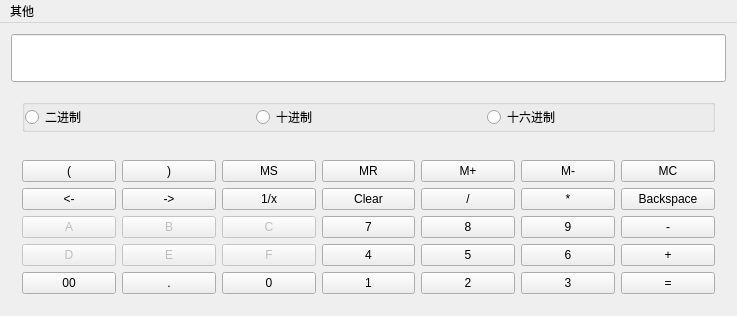
<?xml version="1.0" encoding="UTF-8"?>
<ui version="4.0">
 <class>MainWindow</class>
 <widget class="QMainWindow" name="MainWindow">
  <property name="geometry">
   <rect>
    <x>0</x>
    <y>0</y>
    <width>737</width>
    <height>316</height>
   </rect>
  </property>
  <property name="sizePolicy">
   <sizepolicy hsizetype="Preferred" vsizetype="Preferred">
    <horstretch>0</horstretch>
    <verstretch>0</verstretch>
   </sizepolicy>
  </property>
  <property name="minimumSize">
   <size>
    <width>737</width>
    <height>316</height>
   </size>
  </property>
  <property name="maximumSize">
   <size>
    <width>737</width>
    <height>316</height>
   </size>
  </property>
  <property name="windowTitle">
   <string>科学计算器</string>
  </property>
  <widget class="QWidget" name="centralWidget">
   <layout class="QVBoxLayout" name="verticalLayout">
    <item>
     <widget class="myLineEdit" name="Display">
      <property name="enabled">
       <bool>true</bool>
      </property>
      <property name="sizePolicy">
       <sizepolicy hsizetype="Expanding" vsizetype="Expanding">
        <horstretch>0</horstretch>
        <verstretch>0</verstretch>
       </sizepolicy>
      </property>
     </widget>
    </item>
    <item>
     <widget class="QWidget" name="widget_2" native="true">
      <property name="sizePolicy">
       <sizepolicy hsizetype="Preferred" vsizetype="Fixed">
        <horstretch>0</horstretch>
        <verstretch>0</verstretch>
       </sizepolicy>
      </property>
      <layout class="QHBoxLayout" name="horizontalLayout_3">
       <item>
        <widget class="QGroupBox" name="groupBox">
         <property name="sizePolicy">
          <sizepolicy hsizetype="Preferred" vsizetype="Fixed">
           <horstretch>0</horstretch>
           <verstretch>0</verstretch>
          </sizepolicy>
         </property>
         <property name="title">
          <string/>
         </property>
         <layout class="QHBoxLayout" name="horizontalLayout">
          <property name="leftMargin">
           <number>0</number>
          </property>
          <property name="topMargin">
           <number>0</number>
          </property>
          <property name="rightMargin">
           <number>0</number>
          </property>
          <property name="bottomMargin">
           <number>0</number>
          </property>
          <item>
           <widget class="QRadioButton" name="rBtn2">
            <property name="text">
             <string>二进制</string>
            </property>
           </widget>
          </item>
          <item>
           <widget class="QRadioButton" name="rBtn10">
            <property name="text">
             <string>十进制</string>
            </property>
           </widget>
          </item>
          <item>
           <widget class="QRadioButton" name="rBtn16">
            <property name="text">
             <string>十六进制</string>
            </property>
           </widget>
          </item>
         </layout>
        </widget>
       </item>
      </layout>
     </widget>
    </item>
    <item>
     <widget class="QWidget" name="widget" native="true">
      <property name="enabled">
       <bool>true</bool>
      </property>
      <property name="sizePolicy">
       <sizepolicy hsizetype="Preferred" vsizetype="Preferred">
        <horstretch>0</horstretch>
        <verstretch>0</verstretch>
       </sizepolicy>
      </property>
      <layout class="QGridLayout" name="gridLayout">
       <item row="0" column="0">
        <widget class="QPushButton" name="LeftBracketBtn">
         <property name="text">
          <string>(</string>
         </property>
        </widget>
       </item>
       <item row="0" column="1">
        <widget class="QPushButton" name="RightBracketBtn">
         <property name="text">
          <string>)</string>
         </property>
        </widget>
       </item>
       <item row="0" column="2">
        <widget class="QPushButton" name="MSBtn">
         <property name="text">
          <string>MS</string>
         </property>
        </widget>
       </item>
       <item row="0" column="3">
        <widget class="QPushButton" name="MRBtn">
         <property name="text">
          <string>MR</string>
         </property>
        </widget>
       </item>
       <item row="0" column="4">
        <widget class="QPushButton" name="MplusBtn">
         <property name="text">
          <string>M+</string>
         </property>
        </widget>
       </item>
       <item row="0" column="5">
        <widget class="QPushButton" name="MsubBtn">
         <property name="text">
          <string>M-</string>
         </property>
        </widget>
       </item>
       <item row="0" column="6">
        <widget class="QPushButton" name="MCBtn">
         <property name="text">
          <string>MC</string>
         </property>
        </widget>
       </item>
       <item row="1" column="0">
        <widget class="QPushButton" name="LeftCursorBtn">
         <property name="text">
          <string>&lt;-</string>
         </property>
        </widget>
       </item>
       <item row="1" column="1">
        <widget class="QPushButton" name="RightCursorBtn">
         <property name="text">
          <string>-&gt;</string>
         </property>
        </widget>
       </item>
       <item row="1" column="2">
        <widget class="QPushButton" name="RecBtn">
         <property name="text">
          <string>1/x</string>
         </property>
        </widget>
       </item>
       <item row="1" column="3">
        <widget class="QPushButton" name="ClearBtn">
         <property name="text">
          <string>Clear</string>
         </property>
        </widget>
       </item>
       <item row="1" column="4">
        <widget class="QPushButton" name="DivBtn">
         <property name="text">
          <string>/</string>
         </property>
        </widget>
       </item>
       <item row="1" column="5">
        <widget class="QPushButton" name="MulBtn">
         <property name="text">
          <string>*</string>
         </property>
        </widget>
       </item>
       <item row="1" column="6">
        <widget class="QPushButton" name="BackspaceBtn">
         <property name="text">
          <string>Backspace</string>
         </property>
        </widget>
       </item>
       <item row="2" column="0">
        <widget class="QPushButton" name="ABtn">
         <property name="enabled">
          <bool>false</bool>
         </property>
         <property name="text">
          <string>A</string>
         </property>
        </widget>
       </item>
       <item row="2" column="1">
        <widget class="QPushButton" name="BBtn">
         <property name="enabled">
          <bool>false</bool>
         </property>
         <property name="text">
          <string>B</string>
         </property>
        </widget>
       </item>
       <item row="2" column="2">
        <widget class="QPushButton" name="CBtn">
         <property name="enabled">
          <bool>false</bool>
         </property>
         <property name="text">
          <string>C</string>
         </property>
        </widget>
       </item>
       <item row="2" column="3">
        <widget class="QPushButton" name="SevenBtn">
         <property name="text">
          <string>7</string>
         </property>
        </widget>
       </item>
       <item row="2" column="4">
        <widget class="QPushButton" name="EightBtn">
         <property name="text">
          <string>8</string>
         </property>
        </widget>
       </item>
       <item row="2" column="5">
        <widget class="QPushButton" name="NineBtn">
         <property name="text">
          <string>9</string>
         </property>
        </widget>
       </item>
       <item row="2" column="6">
        <widget class="QPushButton" name="SubBtn">
         <property name="text">
          <string>-</string>
         </property>
        </widget>
       </item>
       <item row="3" column="0">
        <widget class="QPushButton" name="DBtn">
         <property name="enabled">
          <bool>false</bool>
         </property>
         <property name="text">
          <string>D</string>
         </property>
        </widget>
       </item>
       <item row="3" column="1">
        <widget class="QPushButton" name="EBtn">
         <property name="enabled">
          <bool>false</bool>
         </property>
         <property name="text">
          <string>E</string>
         </property>
        </widget>
       </item>
       <item row="3" column="2">
        <widget class="QPushButton" name="FBtn">
         <property name="enabled">
          <bool>false</bool>
         </property>
         <property name="text">
          <string>F</string>
         </property>
        </widget>
       </item>
       <item row="4" column="0">
        <widget class="QPushButton" name="DoubleZeroBtn">
         <property name="text">
          <string>00</string>
         </property>
        </widget>
       </item>
       <item row="3" column="3">
        <widget class="QPushButton" name="FourBtn">
         <property name="text">
          <string>4</string>
         </property>
        </widget>
       </item>
       <item row="3" column="4">
        <widget class="QPushButton" name="FiveBtn">
         <property name="text">
          <string>5</string>
         </property>
        </widget>
       </item>
       <item row="3" column="5">
        <widget class="QPushButton" name="SixBtn">
         <property name="text">
          <string>6</string>
         </property>
        </widget>
       </item>
       <item row="3" column="6">
        <widget class="QPushButton" name="AddBtn">
         <property name="text">
          <string>+</string>
         </property>
        </widget>
       </item>
       <item row="4" column="1">
        <widget class="QPushButton" name="PointBtn">
         <property name="text">
          <string>.</string>
         </property>
        </widget>
       </item>
       <item row="4" column="2">
        <widget class="QPushButton" name="ZeroBtn">
         <property name="text">
          <string>0</string>
         </property>
        </widget>
       </item>
       <item row="4" column="3">
        <widget class="QPushButton" name="OneBtn">
         <property name="text">
          <string>1</string>
         </property>
        </widget>
       </item>
       <item row="4" column="4">
        <widget class="QPushButton" name="TwoBtn">
         <property name="text">
          <string>2</string>
         </property>
        </widget>
       </item>
       <item row="4" column="5">
        <widget class="QPushButton" name="ThreeBtn">
         <property name="text">
          <string>3</string>
         </property>
        </widget>
       </item>
       <item row="4" column="6">
        <widget class="QPushButton" name="EqualBtn">
         <property name="text">
          <string>=</string>
         </property>
        </widget>
       </item>
      </layout>
     </widget>
    </item>
   </layout>
  </widget>
  <widget class="QMenuBar" name="menuBar">
   <property name="geometry">
    <rect>
     <x>0</x>
     <y>0</y>
     <width>737</width>
     <height>26</height>
    </rect>
   </property>
   <widget class="QMenu" name="menu">
    <property name="title">
     <string>其他</string>
    </property>
    <addaction name="actioncompare"/>
    <addaction name="separator"/>
    <addaction name="actiongongyueshu"/>
    <addaction name="separator"/>
    <addaction name="actionaboutWriter"/>
   </widget>
   <addaction name="menu"/>
  </widget>
  <action name="actioncompare">
   <property name="text">
    <string>比较大小</string>
   </property>
  </action>
  <action name="actiongongyueshu">
   <property name="text">
    <string>求公约数和最小公倍数</string>
   </property>
  </action>
  <action name="actiongbs">
   <property name="text">
    <string>求最小公倍数</string>
   </property>
  </action>
  <action name="actionaboutWriter">
   <property name="text">
    <string>关于作者</string>
   </property>
  </action>
 </widget>
 <layoutdefault spacing="6" margin="11"/>
 <customwidgets>
  <customwidget>
   <class>myLineEdit</class>
   <extends>QLineEdit</extends>
   <header>mylineedit.h</header>
  </customwidget>
 </customwidgets>
 <resources/>
 <connections/>
</ui>
